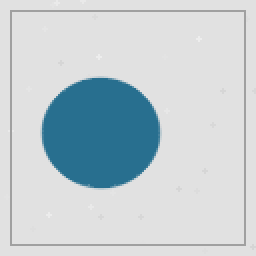
#> input picture Phase4/test_images/shapes_dataset/test/circle/circle_25.png, 128 x 128 px (shown 2 times larger)
$ python -i image_classification.py   (imports and definitions only)
#> lines starting #> are read from the running program, lines starting #| are printed output that depends on the picture; after the words box and inside, x2 and y2 are one past the last pixel; in counts of white or black regions, pixels touching at a corner belong together
#> further down, picture is the input picture: shape (128, 128, 3); mean B, G, R 210.3, 205.3, 194.1
"""Train a shape classifier using contour geometry and a Random Forest."""
from __future__ import annotations
import argparse
import json
from pathlib import Path
import cv2
import numpy as np
from sklearn.ensemble import RandomForestClassifier
from sklearn.metrics import accuracy_score, classification_report, confusion_matrix
import joblib
HERE=Path(__file__).resolve().parent
DATA=HERE/'test_images'/'shapes_dataset'
MODEL=HERE/'outputs'/'geometry_rf_model.joblib'

def extract_features(image):
    if image is None or image.size==0: raise ValueError('Empty input image.')
    gray=cv2.cvtColor(image,cv2.COLOR_BGR2GRAY) if image.ndim==3 else image.copy()
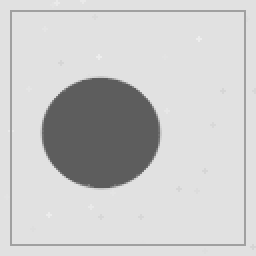
#> gray: shape (128, 128) (shown 2 times larger); min 93, max 237, mean 202.4
    blur=cv2.GaussianBlur(gray,(5,5),0)
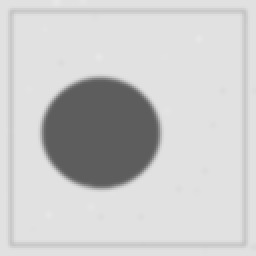
#> blur: shape (128, 128) (shown 2 times larger); min 93, max 231, mean 202.5
    # Shapes are darker than the synthetic dataset background; Otsu selects a threshold.
    _,mask=cv2.threshold(blur,0,255,cv2.THRESH_BINARY_INV|cv2.THRESH_OTSU)
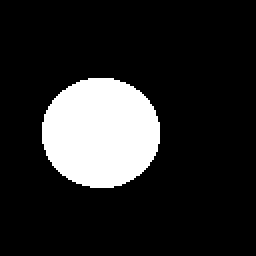
#> mask: shape (128, 128) (shown 2 times larger); 15.7% white; 1 white region
    contours,_=cv2.findContours(mask,cv2.RETR_EXTERNAL,cv2.CHAIN_APPROX_SIMPLE)
#> contours = 1 contour; box (x1, y1, x2, y2) and area: (21, 39, 80, 94) 2491
    h,w=gray.shape[:2]; image_area=float(h*w)
#> after `h, w = gray.shape[:2]`: h = 128; w = 128
#> after `image_area = float(h * w)`: image_area = 16384
    candidates=[c for c in contours if 100<cv2.contourArea(c)<.65*image_area]
#> candidates has the same summary as contours
    if not candidates: raise ValueError('No foreground contour found. Use a high-contrast object image.')
    c=max(candidates,key=cv2.contourArea); area=float(cv2.contourArea(c)); perimeter=float(cv2.arcLength(c,True))
#> after `c = max(candidates, key=cv2.contourArea)`: c = contour of 80 points, box (x1, y1, x2, y2) (21, 39, 80, 94), area 2491
#> after `area = float(cv2.contourArea(c))`: area = 2491
#> after `perimeter = float(cv2.arcLength(c, True))`: perimeter = 186.5
    x,y,bw,bh=cv2.boundingRect(c); rect_area=max(1,bw*bh)
#> after `x, y, bw, bh = cv2.boundingRect(c)`: x = 21; y = 39; bw = 59; bh = 55
#> after `rect_area = max(1, bw * bh)`: rect_area = 3245
    hull=cv2.convexHull(c); hull_area=max(float(cv2.contourArea(hull)),1.0)
#> after `hull = cv2.convexHull(c)`: hull = contour of 33 points, box (x1, y1, x2, y2) (21, 39, 80, 94), area 2522
#> after `hull_area = max(float(cv2.contourArea(hull)), 1.0)`: hull_area = 2521.5
    moments=cv2.moments(c); hu=cv2.HuMoments(moments).flatten()
#> after `moments = cv2.moments(c)`: moments = moments, m00 2491, centre m10/m00, m01/m00 = (50, 65.99)
#> after `hu = cv2.HuMoments(moments).flatten()`: hu = [0.16, 0.000132, 5.14e-09, 8.09e-12, -6.88e-22, -3.84e-14, 1.5e-21]
    hu=np.sign(hu)*np.log10(np.abs(hu)+1e-12)
#> hu = [-0.797, -3.88, -8.29, -11.04, 12, 11.98, -12]
    circularity=4*np.pi*area/(perimeter*perimeter) if perimeter else 0.0
#> circularity = 0.9
    base=np.array([bw/max(1,bh),area/rect_area,area/hull_area,circularity,area/image_area],np.float32)
#> base = [1.07, 0.768, 0.988, 0.9, 0.152]
    return np.concatenate([base,hu.astype(np.float32)])

def load_dataset(root,split):
    X=[]; y=[]
    base=root/split
    if not base.is_dir(): raise FileNotFoundError(f'Dataset split not found: {base}')
    for class_dir in sorted(p for p in base.iterdir() if p.is_dir()):
        for file in sorted(class_dir.iterdir()):
            if file.suffix.lower() not in {'.png','.jpg','.jpeg','.bmp'}: continue
            im=cv2.imread(str(file))
            if im is None: print(f'[WARN] Skipping unreadable image: {file}'); continue
            try: X.append(extract_features(im)); y.append(class_dir.name)
            except ValueError as exc: print(f'[WARN] {file.name}: {exc}')
    if not X: raise ValueError(f'No valid samples under {base}')
    return np.vstack(X),np.asarray(y)

def main():
    ap=argparse.ArgumentParser(description=__doc__); ap.add_argument('--mode',choices=['train','predict'],default='train'); ap.add_argument('--dataset',type=Path,default=DATA); ap.add_argument('--image',type=Path); ap.add_argument('--model',type=Path,default=MODEL); ap.add_argument('--report',type=Path,default=HERE/'outputs'/'geometry_rf_report.json'); args=ap.parse_args()
    args.model.parent.mkdir(parents=True,exist_ok=True)
    if args.mode=='train':
        X_train,y_train=load_dataset(args.dataset,'train'); X_test,y_test=load_dataset(args.dataset,'test')
        model=RandomForestClassifier(n_estimators=250,max_features='sqrt',class_weight='balanced',random_state=42,n_jobs=1)
        model.fit(X_train,y_train); pred=model.predict(X_test); score=float(accuracy_score(y_test,pred))
        report={'model':'Contour geometry + RandomForest','train_samples':int(len(y_train)),'test_samples':int(len(y_test)),'classes':list(model.classes_),'accuracy':score,'classification_report':classification_report(y_test,pred,output_dict=True,zero_division=0),'confusion_matrix':confusion_matrix(y_test,pred,labels=model.classes_).tolist(),'note':'Synthetic geometric shape dataset; not a pretrained general-purpose object classifier.'}
        joblib.dump({'model':model,'feature_version':1,'classes':list(model.classes_)},args.model)
        args.report.parent.mkdir(parents=True,exist_ok=True); args.report.write_text(json.dumps(report,indent=2),encoding='utf-8')
        print(f'[OK] Trained geometry RF on {len(y_train)} images; held-out accuracy={score:.3f}.')
        print(f'[OK] Model: {args.model.resolve()}'); print(f'[OK] Metrics: {args.report.resolve()}')
    else:
        if not args.image: raise SystemExit('ERROR: --image is required when --mode predict.')
        if not args.model.is_file(): raise SystemExit(f'ERROR: Model not found: {args.model}. Run --mode train first.')
        im=cv2.imread(str(args.image))
        if im is None: raise SystemExit(f'ERROR: Could not read image: {args.image}')
        try: bundle=joblib.load(args.model); feature=extract_features(im).reshape(1,-1); model=bundle['model']
        except Exception as exc: raise SystemExit(f'ERROR: Could not load/predict with model: {exc}') from exc
        pred=model.predict(feature)[0]
        conf=float(np.max(model.predict_proba(feature)[0])) if hasattr(model,'predict_proba') else None
        print(f'[PREDICTION] {pred}'+(f' | model probability={conf:.3f}' if conf is not None else ''))
# [1 line not run here, left out]

>>> import cv2
>>> picture = cv2.imread('test_images/shapes_dataset/test/circle/circle_25.png')
>>> result = extract_features(picture)
#> result = [1.07, 0.768, 0.988, 0.9, 0.152, -0.797, -3.88, -8.29, -11.04, 12, 11.98, -12]

$ run again, on Phase4/test_images/shapes_dataset/test/triangle/triangle_25.png
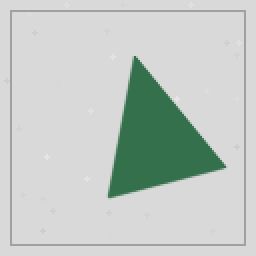
#> input picture Phase4/test_images/shapes_dataset/test/triangle/triangle_25.png, 128 x 128 px (shown 2 times larger)
#> picture is the input picture: shape (128, 128, 3); mean B, G, R 197.4, 202.1, 194.5
#> in extract_features, `blur=cv2.GaussianBlur(gray,(5,5),0)`:
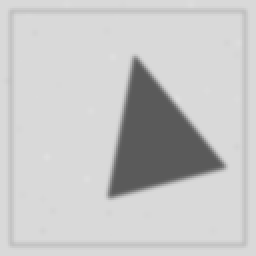
#> blur: shape (128, 128) (shown 2 times larger); min 90, max 223, mean 199.3
#> in extract_features, `_,mask=cv2.threshold(blur,0,255,cv2.THRESH_BINARY_INV|cv2.THRESH_OTSU)`:
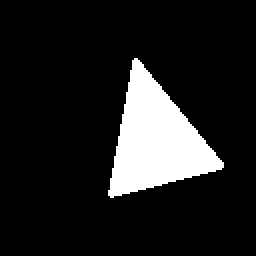
#> mask: shape (128, 128) (shown 2 times larger); 12.6% white; 1 white region
#> contours = 1 contour; box (x1, y1, x2, y2) and area: (54, 29, 112, 99) 1975
#> candidates has the same summary as contours
#> c = contour of 78 points, box (x1, y1, x2, y2) (54, 29, 112, 99), area 1975
#> area = 1975
#> perimeter = 209.8
#> x = 54; y = 29; bw = 58; bh = 70
#> rect_area = 4060
#> hull = contour of 17 points, box (x1, y1, x2, y2) (54, 29, 112, 99), area 2050
#> hull_area = 2050.5
#> moments = moments, m00 1975, centre m10/m00, m01/m00 = (77.66, 69.65)
#> in extract_features, `hu = cv2.HuMoments(moments).flatten()`: hu = [0.197, 0.00179, 0.00466, 6.91e-05, 3.92e-08, 2.92e-06, 6.86e-10]
#> in extract_features, `hu=np.sign(hu)*np.log10(np.abs(hu)+1e-12)`: hu = [-0.706, -2.75, -2.33, -4.16, -7.41, -5.53, -9.16]
#> circularity = 0.564
#> base = [0.829, 0.486, 0.963, 0.564, 0.121]
#> result = [0.829, 0.486, 0.963, 0.564, 0.121, -0.706, -2.75, -2.33, -4.16, -7.41, -5.53, -9.16]
